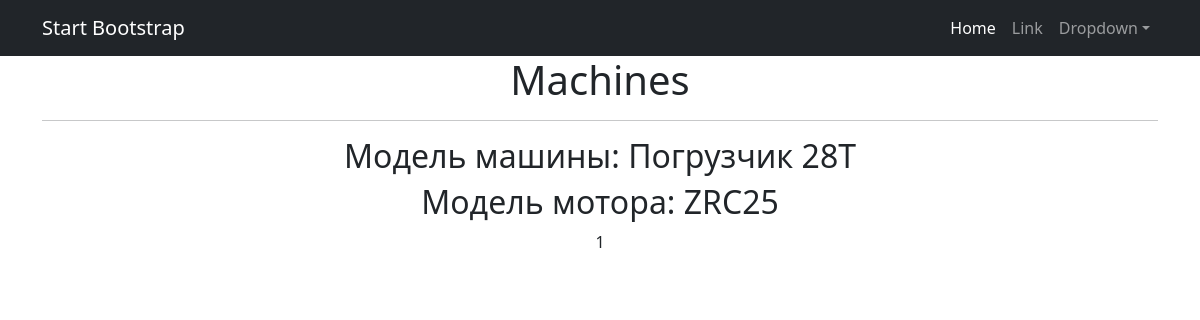
/machine/, run on an earlier commit of the app's database.
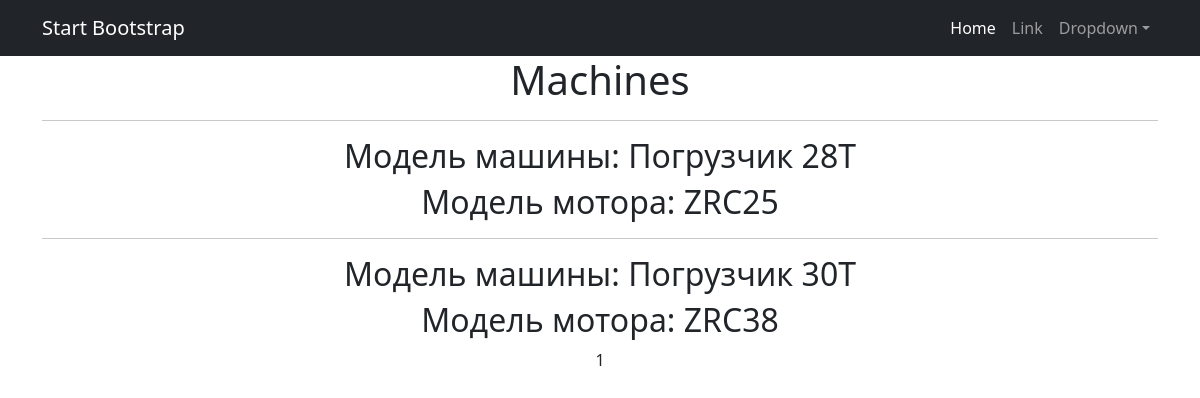
And on a later commit of the database.
### serviceBook/models.py (models this page shows, shortened)
class Machine(models.Model):
    zavNumberMachine = models.CharField(max_length=20, unique=True)
    modelMachine = models.ForeignKey(
        Manual,
        on_delete=models.CASCADE,
        limit_choices_to={'nameClass': 'MMC'},
        related_name='modelMachine')
    modelMotor = models.ForeignKey(
        Manual,
        on_delete=models.CASCADE,
        limit_choices_to={'nameClass': 'MMT'},
        related_name='modelMotor')
    zavNumberMotor = models.CharField(max_length=20)
    modelTransmission = models.ForeignKey(
        Manual,
        on_delete=models.CASCADE,
        limit_choices_to={'nameClass': 'MT'},
        related_name='modelTransmission')
    zavNumberTransmission = models.CharField(max_length=20)
    modelDriveAxile = models.ForeignKey(
        Manual,
        on_delete=models.CASCADE,
        limit_choices_to={'nameClass': 'MDA'},
        related_name='modelDriveAxile')
    zavNumberDA = models.CharField(max_length=20)
    modelControllAxile = models.ForeignKey(
        Manual,
        on_delete=models.CASCADE,
        limit_choices_to={'nameClass': 'MCA'},
        related_name='modelControllAxile')
    zavNumberCA = models.CharField(max_length=20)
    deliveryContract = models.CharField(max_length=50)
    shipDate = models.DateTimeField(auto_now_add=True)
    recipient = models.CharField(max_length=100)
    deliveryAddress = models.CharField(max_length=150)
    package = models.TextField(blank=True)
    client = models.CharField(max_length=150)
    serviceCompany = models.ForeignKey(Service, on_delete=models.CASCADE, related_name='serviceCompany')

class Manual(models.Model):
    modelMachine = 'MMC'
    modelMotor = 'MMT'
    modelTransmission = 'MT'
    modelDriveAxile = 'MDA'
    modelControllAxile = 'MCA'
    typeTO = 'TTO'
    failureNode = 'FND'
    wayToRecover = 'WTR'
    CHOICES = [
        (modelMachine, 'Модель техники'),
        (modelMotor, 'Модель двигателя'),
        (modelTransmission, 'Модель трансмиссии'),
        (modelDriveAxile, 'Модель ведущего моста'),
        (modelControllAxile, 'Модель управляемого моста'),
        (typeTO, 'Вид ТО'),
        (failureNode, 'Узел отказа'),
        (wayToRecover, 'Способ восстановления'),
    ]
    nameClass = models.CharField(max_length=3, choices=CHOICES, default=modelMachine)
    name = models.CharField(max_length=100)
    descriptions = models.TextField()
    def __str__(self):
        return f'{self.name}'

### serviceBook/views.py (the view)
# urls.py: path('machine/', MachineList.as_view(), name='machine_list'),
class MachineList(ListView):
    queryset = Machine.objects.all()
    template_name = 'Machine.html'
    context_object_name = 'machine'
    paginate_by = 10

### templates/Machine.html (shortened to what this page needs)
{% extends 'flatpages/default.html' %}
{% load custom_tags %}
{% block content %}
    <h1>Machines</h1>
    {% for single_machine in machine %}
        <hr>
        <h2>Модель машины: {{ single_machine.modelMachine }}</h2>
        <h2>Модель мотора: {{ single_machine.modelMotor }}</h2>
    {% endfor %}
   {% if page_obj.has_previous %}
        {% load cache %}
   {% endif %}
   {{ page_obj.number }}
   {% if page_obj.has_next %}
       {% load cache %}
   {% endif %}
{% endblock content %}

### templates/flatpages/default.html (shortened to what this page needs)
<!DOCTYPE html>
<html lang="en">
    <head>
        {% load static %}
        <link href="{% static 'css/styles.css' %}" rel="stylesheet" />
    </head>
    <body>
        <nav class="navbar navbar-expand-lg navbar-dark bg-dark">
            <div class="container">
                <a class="navbar-brand" href="#">Start Bootstrap</a>
                <div class="collapse navbar-collapse" id="navbarSupportedContent">
                    <ul class="navbar-nav ms-auto mb-2 mb-lg-0">
                        <li class="nav-item"><a class="nav-link active" aria-current="page" href="#">Home</a></li>
                        <li class="nav-item"><a class="nav-link" href="#">Link</a></li>
                        <li class="nav-item dropdown">
                            <a class="nav-link dropdown-toggle" id="navbarDropdown" href="#" role="button" data-bs-toggle="dropdown" aria-expanded="false">Dropdown</a>
                        </li>
                    </ul>
                </div>
            </div>
        </nav>
        <div class="container">
           <div class="row">
               <div class="col-lg-12 text-center">
                   {% block content %}{% endblock content %}
               </div>
           </div>
        </div>
    </body>
</html>

What changed in the data, as far as the page shows it:
added Machine: modelMachine "Погрузчик 30Т", modelMotor "ZRC38"
